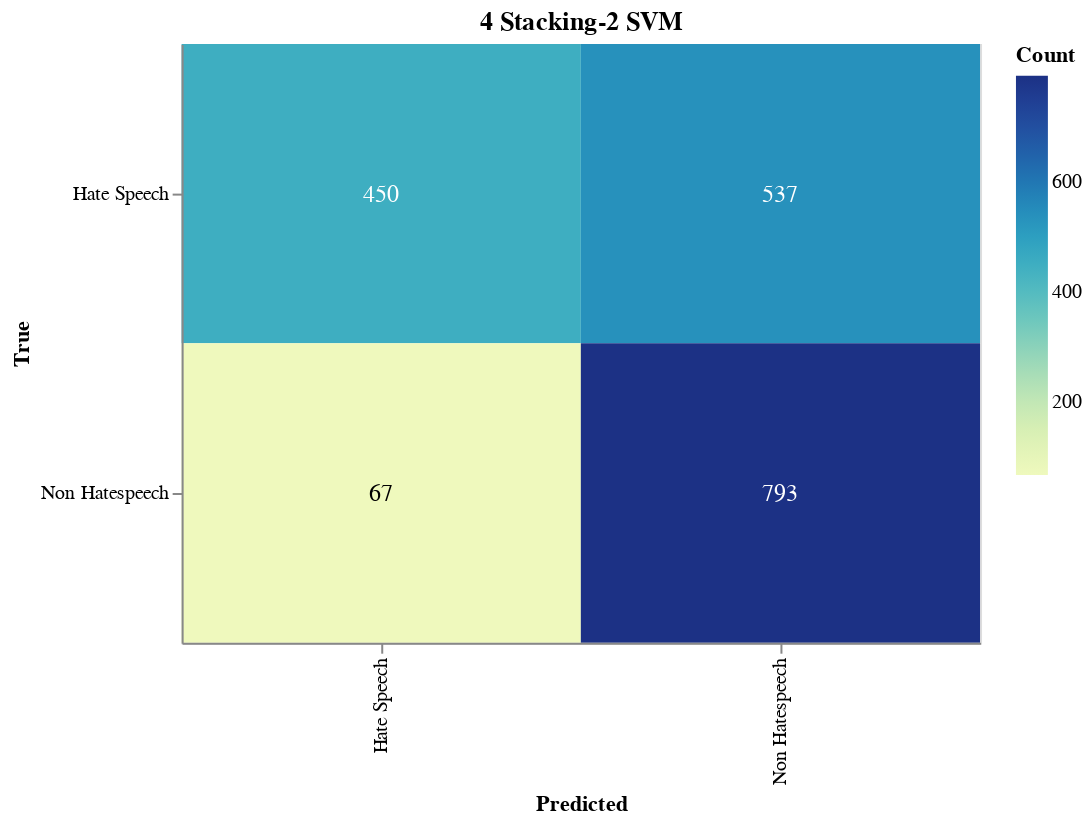

Write notebook code for a chart like this one.
### Markdown cell above
#### Save Confusion Matrix

### Code cell
import altair as alt
import altair_saver
import pandas as pd
from sklearn.metrics import confusion_matrix

# Calculate the confusion matrix
cm = confusion_matrix(true_labels, adjusted_predictions)

# Define class names
class_names = ['Hate Speech', 'Non Hatespeech']

# Convert confusion matrix to DataFrame
cm_df = pd.DataFrame(cm, index=class_names, columns=class_names).reset_index().melt(id_vars='index')
cm_df.columns = ['True', 'Predicted', 'Count']

# Ensure the order of categories
cm_df['True'] = pd.Categorical(cm_df['True'], categories=class_names, ordered=True)
cm_df['Predicted'] = pd.Categorical(cm_df['Predicted'], categories=class_names, ordered=True)

# Create the Altair plot
heatmap = alt.Chart(cm_df).mark_rect().encode(
    x=alt.X('Predicted:O', sort=class_names),
    y=alt.Y('True:O', sort=class_names),
    color='Count:Q',
    tooltip=['True', 'Predicted', 'Count']
).properties(
    width=400,
    height=300,
    title='4 Stacking-2 SVM'
)

# Add text labels
text = heatmap.mark_text(
    align='center',
    baseline='middle',
    fontSize=12
).encode(
    text='Count:Q',
    color=alt.condition(
        alt.datum.Count > cm.max() / 2,
        alt.value('white'),
        alt.value('black')
    )
)

# Combine heatmap and text
final_chart = heatmap + text

# Display the plot
final_chart.show()

### Figure 1 — Vega-Lite specification as saved in the notebook (floating-point values rounded to 4 significant figures)
{"config": {"view": {"continuousWidth": 300, "continuousHeight": 300}}, "layer": [{"mark": {"type": "rect"}, "encoding": {"color": {"field": "Count", "type": "quantitative"}, "tooltip": [{"field": "True", "type": "ordinal"}, {"field": "Predicted", "type": "ordinal"}, {"field": "Count", "type": "quantitative"}], "x": {"field": "Predicted", "sort": ["Hate Speech", "Non Hatespeech"], "type": "ordinal"}, "y": {"field": "True", "sort": ["Hate Speech", "Non Hatespeech"], "type": "ordinal"}}, "title": "4 Stacking-2 SVM"}, {"mark": {"type": "text", "align": "center", "baseline": "middle", "fontSize": 12}, "encoding": {"color": {"condition": {"test": "(datum.Count > 396.5)", "value": "white"}, "value": "black"}, "text": {"field": "Count", "type": "quantitative"}, "tooltip": [{"field": "True", "type": "ordinal"}, {"field": "Predicted", "type": "ordinal"}, {"field": "Count", "type": "quantitative"}], "x": {"field": "Predicted", "sort": ["Hate Speech", "Non Hatespeech"], "type": "ordinal"}, "y": {"field": "True", "sort": ["Hate Speech", "Non Hatespeech"], "type": "ordinal"}}, "title": "4 Stacking-2 SVM"}], "data": {"name": "data-bd5eac1cab2e2833b62523fdf29750ef"}, "height": 300, "width": 400, "$schema": "https://vega.github.io/schema/vega-lite/v5.17.0.json", "datasets": {"data-bd5eac1cab2e2833b62523fdf29750ef": [{"True": "Hate Speech", "Predicted": "Hate Speech", "Count": 450}, {"True": "Non Hatespeech", "Predicted": "Hate Speech", "Count": 67}, {"True": "Hate Speech", "Predicted": "Non Hatespeech", "Count": 537}, {"True": "Non Hatespeech", "Predicted": "Non Hatespeech", "Count": 793}]}}
